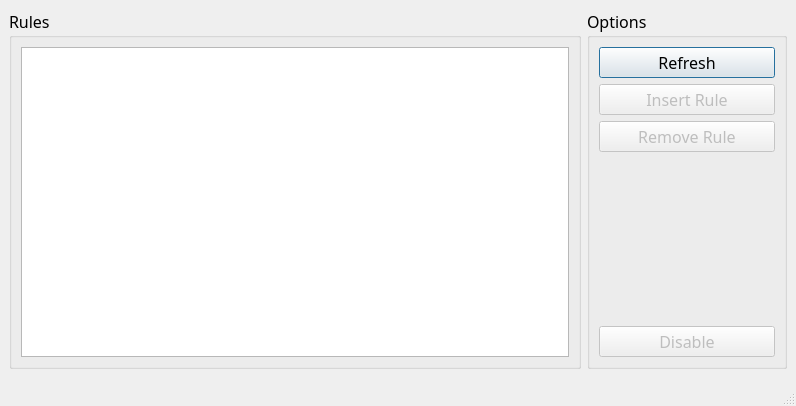
<?xml version="1.0" encoding="UTF-8"?>
<ui version="4.0">
 <class>MainWindow_firewall</class>
 <widget class="QMainWindow" name="MainWindow_firewall">
  <property name="windowModality">
   <enum>Qt::WindowModal</enum>
  </property>
  <property name="geometry">
   <rect>
    <x>0</x>
    <y>0</y>
    <width>796</width>
    <height>406</height>
   </rect>
  </property>
  <property name="font">
   <font>
    <family>Ubuntu Mono</family>
    <pointsize>12</pointsize>
   </font>
  </property>
  <property name="focusPolicy">
   <enum>Qt::StrongFocus</enum>
  </property>
  <property name="contextMenuPolicy">
   <enum>Qt::NoContextMenu</enum>
  </property>
  <property name="windowTitle">
   <string>Firewall</string>
  </property>
  <widget class="QWidget" name="centralwidget">
   <layout class="QHBoxLayout" name="horizontalLayout_2">
    <item>
     <layout class="QHBoxLayout" name="horizontalLayout">
      <item>
       <widget class="QGroupBox" name="groupBox_2">
        <property name="sizePolicy">
         <sizepolicy hsizetype="Preferred" vsizetype="Preferred">
          <horstretch>0</horstretch>
          <verstretch>0</verstretch>
         </sizepolicy>
        </property>
        <property name="maximumSize">
         <size>
          <width>16777215</width>
          <height>16777215</height>
         </size>
        </property>
        <property name="title">
         <string>Rules</string>
        </property>
        <layout class="QVBoxLayout" name="verticalLayout">
         <item>
          <widget class="QTableView" name="tableView_firewall">
           <property name="enabled">
            <bool>true</bool>
           </property>
           <property name="font">
            <font>
             <family>Ubuntu Mono</family>
            </font>
           </property>
           <property name="editTriggers">
            <set>QAbstractItemView::NoEditTriggers</set>
           </property>
           <property name="showDropIndicator" stdset="0">
            <bool>false</bool>
           </property>
           <property name="dragDropOverwriteMode">
            <bool>false</bool>
           </property>
           <property name="selectionMode">
            <enum>QAbstractItemView::SingleSelection</enum>
           </property>
           <property name="selectionBehavior">
            <enum>QAbstractItemView::SelectRows</enum>
           </property>
           <property name="showGrid">
            <bool>true</bool>
           </property>
          </widget>
         </item>
        </layout>
       </widget>
      </item>
      <item>
       <widget class="QGroupBox" name="groupBox">
        <property name="sizePolicy">
         <sizepolicy hsizetype="Minimum" vsizetype="Preferred">
          <horstretch>0</horstretch>
          <verstretch>0</verstretch>
         </sizepolicy>
        </property>
        <property name="minimumSize">
         <size>
          <width>200</width>
          <height>0</height>
         </size>
        </property>
        <property name="maximumSize">
         <size>
          <width>200</width>
          <height>16777215</height>
         </size>
        </property>
        <property name="title">
         <string>Options</string>
        </property>
        <layout class="QVBoxLayout" name="verticalLayout_4">
         <item>
          <layout class="QVBoxLayout" name="verticalLayout_3">
           <item>
            <widget class="QPushButton" name="pushButton_refresh">
             <property name="text">
              <string>Refresh</string>
             </property>
             <property name="default">
              <bool>true</bool>
             </property>
            </widget>
           </item>
           <item>
            <widget class="QPushButton" name="pushButton_insert">
             <property name="enabled">
              <bool>false</bool>
             </property>
             <property name="text">
              <string>Insert Rule</string>
             </property>
            </widget>
           </item>
           <item>
            <widget class="QPushButton" name="pushButton_remove">
             <property name="enabled">
              <bool>false</bool>
             </property>
             <property name="text">
              <string>Remove Rule</string>
             </property>
             <property name="checkable">
              <bool>false</bool>
             </property>
             <property name="checked">
              <bool>false</bool>
             </property>
             <property name="autoDefault">
              <bool>false</bool>
             </property>
            </widget>
           </item>
           <item>
            <spacer name="verticalSpacer">
             <property name="orientation">
              <enum>Qt::Vertical</enum>
             </property>
             <property name="sizeHint" stdset="0">
              <size>
               <width>20</width>
               <height>40</height>
              </size>
             </property>
            </spacer>
           </item>
           <item>
            <widget class="QPushButton" name="pushButton_enabled">
             <property name="enabled">
              <bool>false</bool>
             </property>
             <property name="text">
              <string>Disable</string>
             </property>
            </widget>
           </item>
          </layout>
         </item>
        </layout>
       </widget>
      </item>
     </layout>
    </item>
   </layout>
  </widget>
  <widget class="QStatusBar" name="statusbar"/>
 </widget>
 <resources/>
 <connections/>
</ui>
